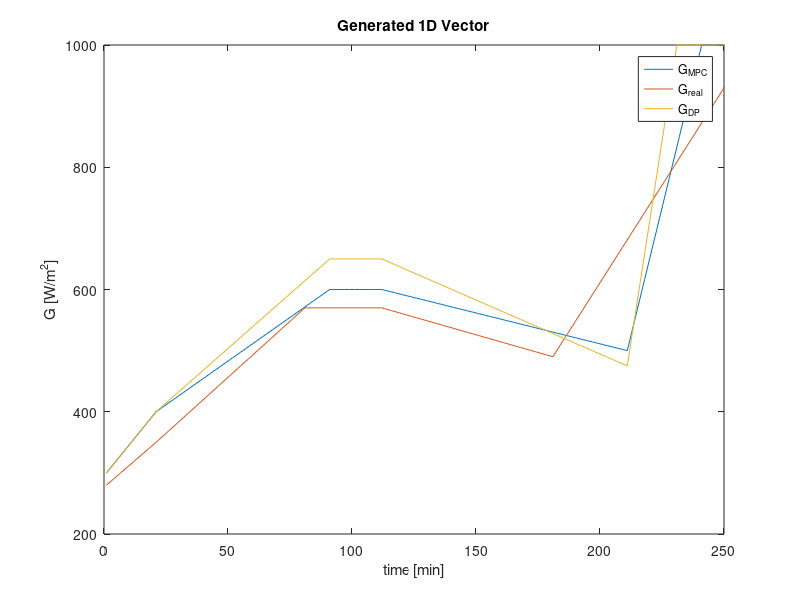

The MATLAB source for this figure:
%% DP

% Define the length of the vector
vector_length = 540;

% Initialize the vector with a constant value of 800
G_MPC = 1000 * ones(1, vector_length);
G_real = 1000 * ones(1, vector_length);
G_DP = 1000 * ones(1, vector_length);

% Segment 1: Linearly increasing value from 300 to 400
G_MPC(1:21) = linspace(300, 400, 21);
G_real(1:21) = linspace(280, 350, 21);
G_DP(1:21) = linspace(300,400,21);

% Segment 2: Linearly increasing value from 400 to 600
G_MPC(21:91) = linspace(400, 600, 71);
G_real(21:81) = linspace(350, 570, 61);
G_DP(21:91) = linspace(400, 650, 71);

% Segment 3: Sinusoidal value between 550 and 650
segment_length = 30;
G_MPC(91:111) = 600; %+ 30 * sin(linspace(0, 4 * pi, 21));
G_real(82:111) = 570; %+ 30* sin(linspace(0, 8 * pi, segment_length));
G_DP(91:111) = 650;
% Segment 4: Constant value of 600

% Segment 5: Linearly increasing value to 800
G_MPC(112:211) = linspace(G_MPC(111), 500, 100);
G_real(112:181) = linspace(G_real(111), 490, 70);
G_DP(112:211) = linspace(G_DP(111), 475, 100);

G_MPC(211:241) = linspace(G_MPC(211), 1000, 31);
G_real(181:261) = linspace(G_real(181), 1000, 81);
G_DP(211:231) = linspace(G_DP(211), 1000, 21);

% Optional: Save the vector to a file
% save('G.mat', 'G');

save('..\OnlineData\G_MPC', "G_MPC")
save('..\OnlineData\G_real', "G_real")
save('..\OfflineData\G_DP', "G_DP")

% Plot the vector (optional)
plot(G_MPC), hold on;
plot(G_real);
plot(G_DP);
title('Generated 1D Vector');
xlim([0 250])
xlabel('time [min]');
ylabel('G [W/m^2]');
legend('G_{MPC}', 'G_{real}', 'G_{DP}')

% Optional: Save the vector to a file
% save('G.mat', 'G');